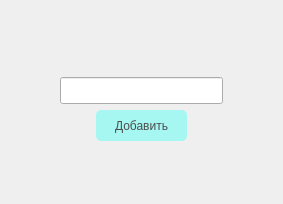
                     <widget class="QWidget" name="page_10">
                      <layout class="QVBoxLayout" name="verticalLayout_41">
                       <item>
                        <layout class="QVBoxLayout" name="verticalLayout_23">
                         <item>
                          <layout class="QVBoxLayout" name="verticalLayout_22">
                           <item>
                            <layout class="QVBoxLayout" name="verticalLayout_21">
                             <item>
                              <layout class="QHBoxLayout" name="horizontalLayout_12">
                               <property name="spacing">
                                <number>6</number>
                               </property>
                               <property name="sizeConstraint">
                                <enum>QLayout::SetMaximumSize</enum>
                               </property>
                               <item>
                                <widget class="QPushButton" name="btn_20">
                                 <property name="styleSheet">
                                  <string notr="true">QPushButton{
	border: none;
	color: white;
	
}</string>
                                 </property>
                                 <property name="text">
                                  <string/>
                                 </property>
                                 <property name="icon">
                                  <iconset>
                                   <normaloff>../images/Icons8-Ios7-Arrows-Back.ico</normaloff>../images/Icons8-Ios7-Arrows-Back.ico</iconset>
                                 </property>
                                </widget>
                               </item>
                               <item>
                                <spacer name="horizontalSpacer_28">
                                 <property name="orientation">
                                  <enum>Qt::Horizontal</enum>
                                 </property>
                                 <property name="sizeHint" stdset="0">
                                  <size>
                                   <width>40</width>
                                   <height>20</height>
                                  </size>
                                 </property>
                                </spacer>
                               </item>
                              </layout>
                             </item>
                             <item>
                              <spacer name="verticalSpacer_15">
                               <property name="orientation">
                                <enum>Qt::Vertical</enum>
                               </property>
                               <property name="sizeHint" stdset="0">
                                <size>
                                 <width>20</width>
                                 <height>40</height>
                                </size>
                               </property>
                              </spacer>
                             </item>
                            </layout>
                           </item>
                           <item>
                            <layout class="QVBoxLayout" name="verticalLayout_19">
                             <item>
                              <layout class="QHBoxLayout" name="horizontalLayout_13">
                               <item>
                                <spacer name="horizontalSpacer_29">
                                 <property name="orientation">
                                  <enum>Qt::Horizontal</enum>
                                 </property>
                                 <property name="sizeHint" stdset="0">
                                  <size>
                                   <width>40</width>
                                   <height>20</height>
                                  </size>
                                 </property>
                                </spacer>
                               </item>
                               <item>
                                <widget class="QLineEdit" name="line_33">
                                 <property name="minimumSize">
                                  <size>
                                   <width>163</width>
                                   <height>27</height>
                                  </size>
                                 </property>
                                 <property name="maximumSize">
                                  <size>
                                   <width>262</width>
                                   <height>27</height>
                                  </size>
                                 </property>
                                </widget>
                               </item>
                               <item>
                                <spacer name="horizontalSpacer_30">
                                 <property name="orientation">
                                  <enum>Qt::Horizontal</enum>
                                 </property>
                                 <property name="sizeHint" stdset="0">
                                  <size>
                                   <width>40</width>
                                   <height>20</height>
                                  </size>
                                 </property>
                                </spacer>
                               </item>
                              </layout>
                             </item>
                             <item>
                              <layout class="QHBoxLayout" name="horizontalLayout_14">
                               <item>
                                <spacer name="horizontalSpacer_31">
                                 <property name="orientation">
                                  <enum>Qt::Horizontal</enum>
                                 </property>
                                 <property name="sizeHint" stdset="0">
                                  <size>
                                   <width>40</width>
                                   <height>20</height>
                                  </size>
                                 </property>
                                </spacer>
                               </item>
                               <item>
                                <widget class="QPushButton" name="btn_7">
                                 <property name="sizePolicy">
                                  <sizepolicy hsizetype="Fixed" vsizetype="Fixed">
                                   <horstretch>0</horstretch>
                                   <verstretch>0</verstretch>
                                  </sizepolicy>
                                 </property>
                                 <property name="minimumSize">
                                  <size>
                                   <width>91</width>
                                   <height>31</height>
                                  </size>
                                 </property>
                                 <property name="styleSheet">
                                  <string notr="true">QPushButton{
	border-radius: 5px;
	background-color: #a6f7f1;
   	transition: 2s linear; 
	color: #4c4d4d;
}

QPushButton:hover{
	background-color: #89f0ea;
}

</string>
                                 </property>
                                 <property name="text">
                                  <string>Добавить</string>
                                 </property>
                                </widget>
                               </item>
                               <item>
                                <spacer name="horizontalSpacer_32">
                                 <property name="orientation">
                                  <enum>Qt::Horizontal</enum>
                                 </property>
                                 <property name="sizeHint" stdset="0">
                                  <size>
                                   <width>40</width>
                                   <height>20</height>
                                  </size>
                                 </property>
                                </spacer>
                               </item>
                              </layout>
                             </item>
                            </layout>
                           </item>
                          </layout>
                         </item>
                         <item>
                          <layout class="QVBoxLayout" name="verticalLayout_20">
                           <item>
                            <layout class="QHBoxLayout" name="horizontalLayout_15">
                             <item>
                              <spacer name="horizontalSpacer_33">
                               <property name="orientation">
                                <enum>Qt::Horizontal</enum>
                               </property>
                               <property name="sizeHint" stdset="0">
                                <size>
                                 <width>40</width>
                                 <height>20</height>
                                </size>
                               </property>
                              </spacer>
                             </item>
                             <item>
                              <widget class="QLabel" name="label_33">
                               <property name="minimumSize">
                                <size>
                                 <width>181</width>
                                 <height>20</height>
                                </size>
                               </property>
                               <property name="text">
                                <string/>
                               </property>
                               <property name="alignment">
                                <set>Qt::AlignCenter</set>
                               </property>
                              </widget>
                             </item>
                             <item>
                              <spacer name="horizontalSpacer_34">
                               <property name="orientation">
                                <enum>Qt::Horizontal</enum>
                               </property>
                               <property name="sizeHint" stdset="0">
                                <size>
                                 <width>40</width>
                                 <height>20</height>
                                </size>
                               </property>
                              </spacer>
                             </item>
                            </layout>
                           </item>
                           <item>
                            <spacer name="verticalSpacer_14">
                             <property name="orientation">
                              <enum>Qt::Vertical</enum>
                             </property>
                             <property name="sizeHint" stdset="0">
                              <size>
                               <width>16</width>
                               <height>26</height>
                              </size>
                             </property>
                            </spacer>
                           </item>
                          </layout>
                         </item>
                        </layout>
                       </item>
                      </layout>
                     </widget>
